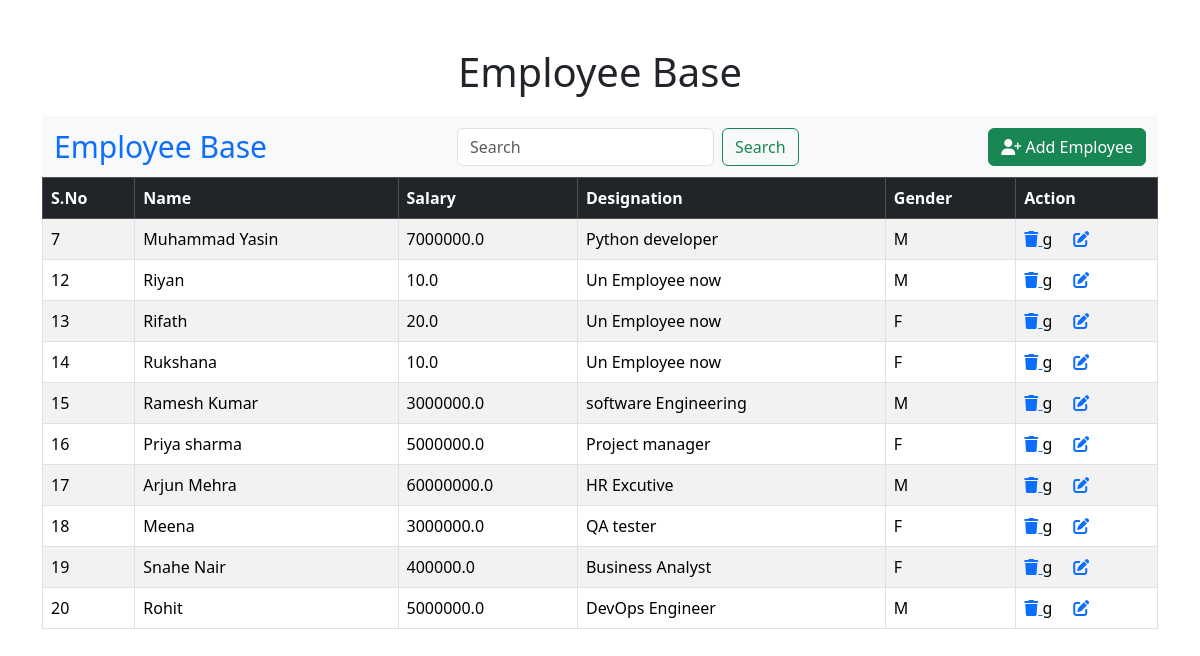
/main/, run on the app's committed database.
### base/models.py (models this page shows)
class Employee(models.Model):
    name=models.CharField()
    desg=models.CharField()
    sal=models.FloatField()
    gender=models.CharField()

### base/views.py (the view)
# urls.py: path('main/',views.main),
def main(requst):
    details={
        'Employees':Employee.objects.all()
    }
    return render(requst,'main.html',details)

### templates/main.html (shortened to what this page needs)
<!DOCTYPE html>
<html lang="en">
<head>
    <link href="https://cdn.jsdelivr.net/npm/bootstrap@5.3.8/dist/css/bootstrap.min.css" rel="stylesheet">
    <link rel="stylesheet" href="https://cdnjs.cloudflare.com/ajax/libs/font-awesome/6.5.0/css/all.min.css" />
</head>
<body>
    <div class="container my-5">
        <h1>Employee Base</h1>
        <nav class="navbar bg-body-tertiary">
            <div class="container-fluid">
                <a href="{% url "base" %}"  style=" font-size:30px; font-wigth:bold; text-decoration:none">Employee Base</a>
                <form class="d-flex" action='{% url "search" %}'>
                    <input class="form-control me-2" type="search" placeholder="Search" name="word"/>
                    <button class="btn btn-outline-success" type="submit">Search</button>
                </form>
                <a href="/create" class="btn btn-success"><i class="fa-solid fa-user-plus"></i> Add Employee</a>
            </div>
        </nav>
        <table class="table table-striped table-hover table-bordered align-middle">
            <thead class="table-dark">
                <tr>
                    <th scope="col">S.No</th>
                    <th scope="col">Name</th>
                    <th scope="col">Salary</th>
                    <th scope="col">Designation</th>
                    <th scope="col">Gender</th>
                    <th scope="col">Action</th>
                </tr>
            </thead>
            <tbody>
                {% if Employees  %}
                {% for i in Employees %}
                <tr>
                    <td>{{ i.id }}</td>
                    <td>{{ i.name }}</td>
                    <td>{{ i.sal }}</td>
                    <td>{{ i.desg }}</td>
                    <td>{{ i.gender }}</td>
                    <td>
                        <a href="delete/{{ i.id }}" data-bs-toggle="tooltip" title="Delete">
                            <i class="fa-solid fa-trash "></i>
                        </a>g
                        &nbsp;
                        &nbsp;
                        <a href="{% url "update"  i.id %}">
                            <i class="fa-solid fa-pen-to-square "></i>
                        </a>
                    </td>
                </tr>
                {% endfor %}
                {% else %}
                <tr>
                    <td colspan=6>
                        <p>No Record Found</p>
                    </td>
                </tr>
                {% endif %}
            </tbody>
        </table>
    </div>
</body>
</html>

### templates/main.html (style rules this page uses)
h1 { text-align: center; margin-bottom: 20px; }

### data on the page
Employee: id "7", name "Muhammad Yasin", sal "7000000.0", desg "Python developer", gender "M"
Employee: id "12", name "Riyan", sal "10.0", desg "Un Employee now", gender "M"
Employee: id "13", name "Rifath", sal "20.0", desg "Un Employee now", gender "F"
Employee: id "14", name "Rukshana", sal "10.0", desg "Un Employee now", gender "F"
Employee: id "15", name "Ramesh Kumar", sal "3000000.0", desg "software Engineering", gender "M"
Employee: id "16", name "Priya sharma", sal "5000000.0", desg "Project manager", gender "F"
Employee: id "17", name "Arjun Mehra", sal "60000000.0", desg "HR Excutive", gender "M"
Employee: id "18", name "Meena", sal "3000000.0", desg "QA tester", gender "F"
Employee: id "19", name "Snahe Nair", sal "400000.0", desg "Business Analyst", gender "F"
Employee: id "20", name "Rohit", sal "5000000.0", desg "DevOps Engineer", gender "M"
